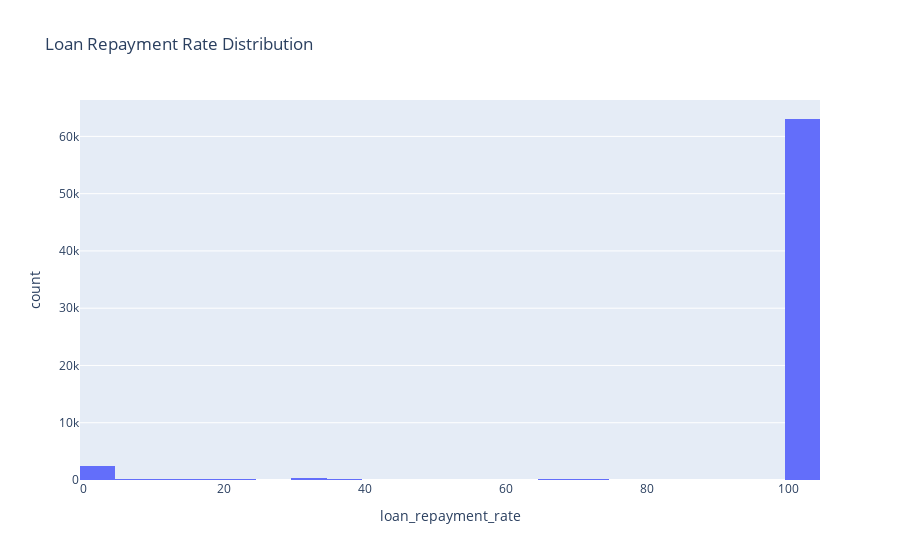

The cell this chart's notebook holds for it:
### Markdown cell above
Insight: Means no missing data. However we have  amounts equal to 0!

### Code cell
# Repayment behaviour
print("\nRepayment behaviour distribution:")
df['repayment_performance'] = np.select([
    df['loan_repayment_rate'] >= 100,
    df['loan_repayment_rate'] >= 90,
    df['loan_repayment_rate'] >= 70,
    df['loan_repayment_rate'] < 70
], ['Excellent', 'Good', 'Fair', 'Poor'], default='Unknown')

repayment_analysis = df.groupby('repayment_performance').agg({
    'customer_id': 'count',
    'loan_repayment_rate': ['mean', 'std'],
    'loan_repay_days': ['mean', 'std'],
    'loan_shortfall': ['mean', 'sum']
}).round(2)

print("Repayment Performance Distribution:")
print(repayment_analysis)

#visualize
fig = px.histogram(df, x='loan_repayment_rate', nbins=50, title='Loan Repayment Rate Distribution')
fig.show()  
# fig = px.histogram(df, x='loan_repay_days', nbins=50, title='Loan Repay Days Distribution')
# fig.show()

### Figure 1 — Plotly figure (JSON) as saved in the notebook; plotly's stock layout.template omitted (floating-point values rounded to 4 significant figures; data arrays with more than 128 entries replaced by an {"elided": "..."} marker saying what was removed)
{"data": [{"bingroup": "x", "hovertemplate": "loan_repayment_rate=%{x}<br>count=%{y}<extra></extra>", "legendgroup": "", "marker": {"color": "#636efa", "pattern": {"shape": ""}}, "name": "", "nbinsx": 50, "orientation": "v", "showlegend": false, "type": "histogram", "x": {"elided": "67279 float values"}, "xaxis": "x", "yaxis": "y"}], "layout": {"barmode": "relative", "legend": {"tracegroupgap": 0}, "title": {"text": "Loan Repayment Rate Distribution"}, "xaxis": {"anchor": "y", "domain": [0, 1], "title": {"text": "loan_repayment_rate"}}, "yaxis": {"anchor": "x", "domain": [0, 1], "title": {"text": "count"}}}}
